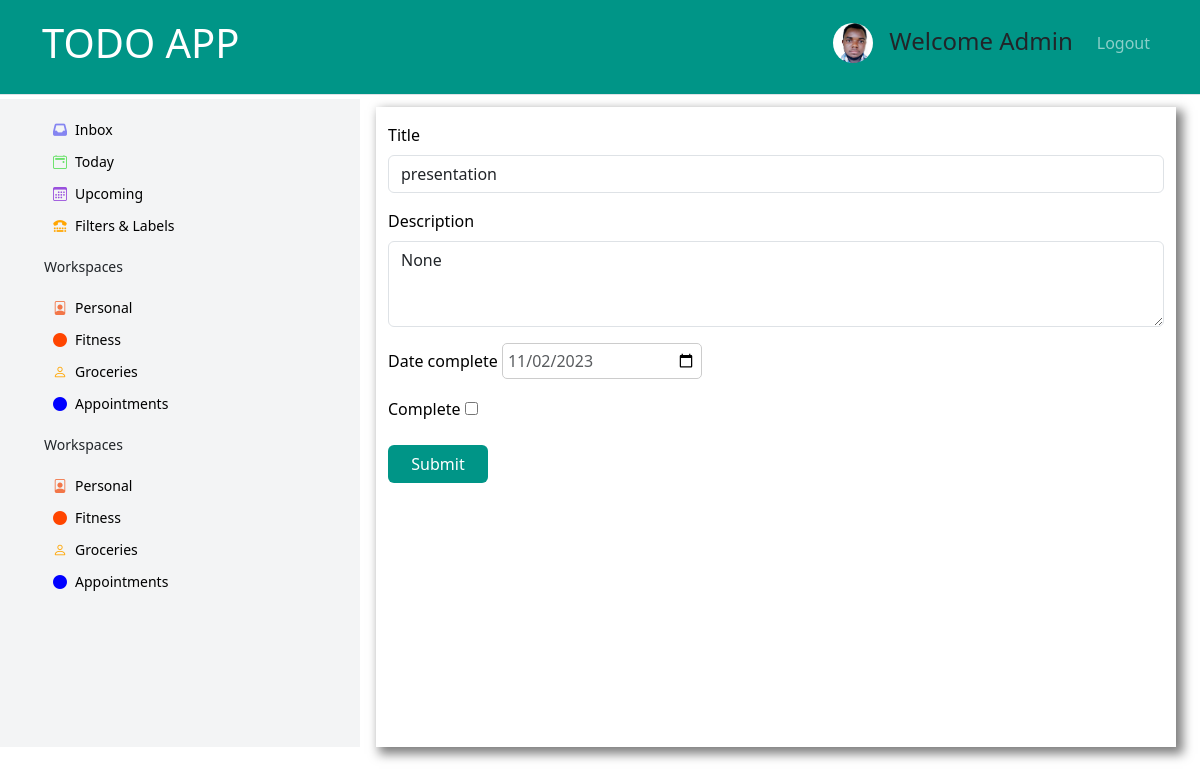
Screenshot of /update-task/11/ (signed in) with the database file from the repository.
### myTodo/models.py (models this page shows, shortened)
class Task(models.Model):
    user = models.ForeignKey(User, on_delete=models.CASCADE, null=True, blank=True)
    title = models.CharField(max_length=200)
    description = models.TextField(null=True, blank=True)
    date_complete = models.DateField()
    time = models.TimeField(auto_now=True)
    complete = models.BooleanField(default=False)
    class Meta:
        ordering = ['date_complete','complete']

### myTodo/views.py (the view)
# urls.py: path('update-task/<int:pk>/',TaskUpdate.as_view(), name='updateTask'),
class TaskUpdate(LoginRequiredMixin,UpdateView):
    model = Task
    template_name = "myTodo/input_form.html"
    fields = ['title','description','date_complete', 'complete']
    success_url = reverse_lazy('tasks')
    context_object_name= 'task'

### myTodo/templates/myTodo/input_form.html (shortened to what this page needs)
<!doctype html>
<html lang="en">
  <head>
    <link href="https://cdn.jsdelivr.net/npm/bootstrap@5.3.1/dist/css/bootstrap.min.css" rel="stylesheet">
    <link rel="stylesheet" href="https://cdnjs.cloudflare.com/ajax/libs/font-awesome/6.4.2/css/all.min.css" />
    <link rel="stylesheet" href="https://cdn.jsdelivr.net/npm/bootstrap-icons@1.10.2/font/bootstrap-icons.css">
    <link rel="stylesheet" href="/static/css/style.css">
  </head>
  <body>
    <nav class="navbar navbar-expand-lg navbar-dark border-bottom pb-3 position-sticky" style="background-color: #009587" >
        <div class="container">
            <a href="#" class="navbar-brand fs-1 fw-3 text-uppercase">TODO APP</a>
            <div class="collapse navbar-collapse" id="navbarSupportedContent">
                <ul class="navbar-nav ms-auto mb-2 mb-lg-0">
                    <li class="me-3">
                        <a href=""><img src="/static/image/dman450.jpg" alt="" class="img-height rounded-circle border-3 border-secondary " ></a>
                    </li>
                    <li class="nav-item me-3">
                        <h4 class="nav-list mt-1">Welcome Admin</h4>
                    </li>
                    <li class="nav-item ">
                        <a href="#" class="nav-link">Logout</a>
                    </li>
                </ul>
            </div>
        </div>
    </nav>
    <section class="text-center text-sm-start mt-1">
        <div class="container-fluid">
            <div class="row" style="height: 80vh;">
                <div class="col-2 d-none d-md-block position-sticky bgs" style="background-color:#F3F4F5; width: 30%;">
                    <div>
                    <ul class="mt-3 fw-medium" style="width: 100%; font-size: 14px;">
                        <li class="side-list">
                            <a href="#" class="py-3  rounded-2 w-100 mb-2 side-links"> <i class="fa fa-inbox me-2" style="color: rgb(133, 133, 241);" aria-hidden="true"></i>Inbox</a>
                        </li>
                        <li class="side-list">
                            <a href="#" class="py-3  rounded-2 w-100 mb-2 side-links"><i class="bi bi-calendar2-event me-2" style="color: rgb(97, 224, 97);"></i>Today</a>
                        </li>
                        <li class="side-list">
                            <a href="#" class="py-3  rounded-2 w-100 mb-2 side-links"><i class="bi bi-calendar3 me-2" style="color: rgb(153, 80, 221);"></i>Upcoming</a>
                        </li>
                        <li class="side-list">
                            <a href="#" class="py-3  rounded-2 w-100 mb-2 side-links"><i class="fa fa-tty me-2" style="color: orange;" aria-hidden="true"></i>Filters & Labels</a>
                        </li>
                    </ul>
                    </div>
                    <div class="mt-3">
                        <ul class="fw-medium" style="width: 100%; font-size: 14px;">
                            <p>Workspaces</p>
                            <li class="side-list">
                                <a href="#" class="py-3 w-100 mb-2 side-links"><i class="bi bi-file-person me-2" style="color: rgb(242, 118, 72);"></i>Personal</a>
                            </li>
                            <li class="side-list">
                                <a href="#" class="py-3  rounded-2 w-100 mb-2 side-links"> <i class="bi bi-circle-fill me-2" style="color: orangered;"></i>Fitness</a>
                            </li>
                            <li class="side-list">
                                <a href="#" class="py-3  rounded-2 w-100 mb-2 side-links"><i class="bi bi-person me-2" style="color:orange;"></i>Groceries</a>
                            </li>
                            <li class="side-list">
                                <a href="#" class="py-3  rounded-2 w-100 mb-2 side-links"><i class="bi bi-circle-fill me-2" style="color: blue;"></i>Appointments</a>
                            </li>
                        </ul>
                    </div>
                        <div class="mt-3">
                            <ul class="fw-medium" style="width: 100%; font-size: 14px;">
                                <p>Workspaces</p>
                                <li class="side-list">
                                    <a href="#" class="py-3 w-100 mb-2 side-links"><i class="bi bi-file-person me-2" style="color: rgb(242, 118, 72);"></i>Personal</a>
                                </li>
                                <li class="side-list">
                                    <a href="#" class="py-3  rounded-2 w-100 mb-2 side-links"> <i class="bi bi-circle-fill me-2" style="color: orangered;"></i>Fitness</a>
                                </li>
                                <li class="side-list">
                                    <a href="#" class="py-3  rounded-2 w-100 mb-2 side-links"><i class="bi bi-person me-2" style="color:orange;"></i>Groceries</a>
                                </li>
                                <li class="side-list">
                                    <a href="#" class="py-3  rounded-2 w-100 mb-2 side-links"><i class="bi bi-circle-fill me-2" style="color: blue;"></i>Appointments</a>
                                </li>
                            </ul>
                        </div>
                </div>
                <div class="col-12 col-md-8 mt-2 mx-3" style="height: 100%; color: black; box-shadow: 5px 5px 10px 2px rgba(0, 0, 0, 0.5);">
                    <form action="" method="POST">
                    <div class="mb-3 mt-3">
                        <label for="exampleFormControlInput1" class="form-label">{{form.title.label}}</label>
                        <input type="text" class="form-control" id="exampleFormControlInput1" name="{{form.title.name}}" value="{% if form.title.value %}{{ form.title.value }}{% endif %}">
                      </div>
                      <div class="mb-3">
                        <label for="exampleFormControlTextarea1" class="form-label">{{form.description.label}}</label>
                        <textarea class="form-control" id="exampleFormControlTextarea1" rows="3" name="{{form.description.name}}">{% if form.description.value %}{{form.description.value}}{% endif %}</textarea>
                      </div>
                        <div class="mb-3 flex flex-row">
                            <label for="calendarField" class="form-label">{{ form.date_complete.label }}</label>
                            <input type="date" id="calendar" name="{{ form.date_complete.name }}" class="calendar-input" id="calendarField" value="{{ form.instance.date_complete|date:'Y-m-d' }}">
                        </div>
                      <div class="mb-3">
                        <label for="Formcheckbox1" class="form-label">{{form.complete.label}}</label>
                        <input type="checkbox" class="" id="Formcheckbox1" name="{{form.complete.name}}" value="{{form.complete.value}}">
                      </div>
                      <input class="btn detele-mainBtn" type="submit" value="Submit" >
                    </form>
                </div>
            </div>
        </div>
    </section>
  </body>
</html>

### myTodo/static/css/style.css (style rules this page uses)
.img-height { height: 40px; }
a { text-decoration: none !important; }
.side-list { list-style:none; padding: 4px; margin-top: 3px; width: 100%; }
.side-links { color: black; margin-left: 5px; }
.calendar-input { width: 200px; padding: 5px; font-size: 16px; border: 1px solid #ccc; border-radius: 5px; color: #595C5F; }
.detele-mainBtn { background-color: #009587; width: 100px; color: #fff; }

### rows the page displays
Task: title "presentation", description "None", date_complete "11/02/2023"
